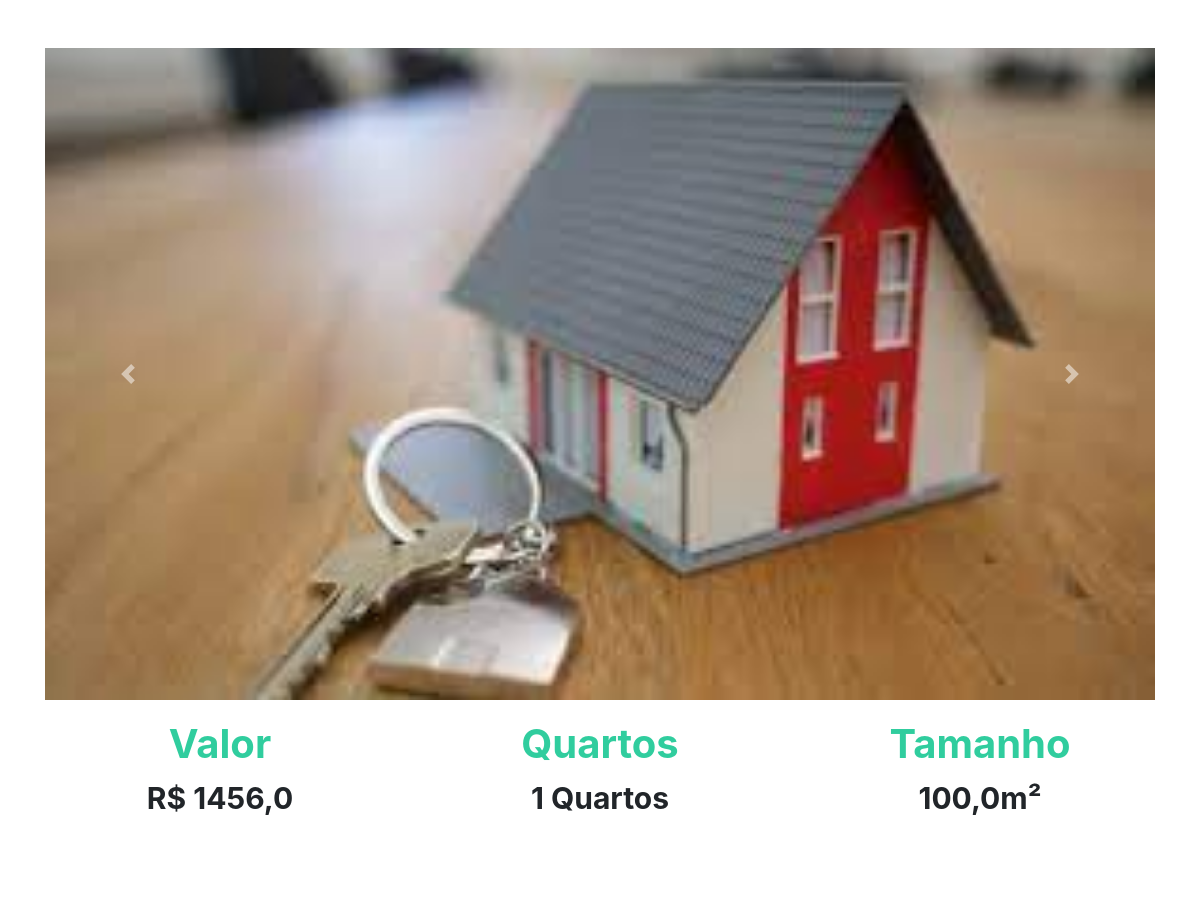
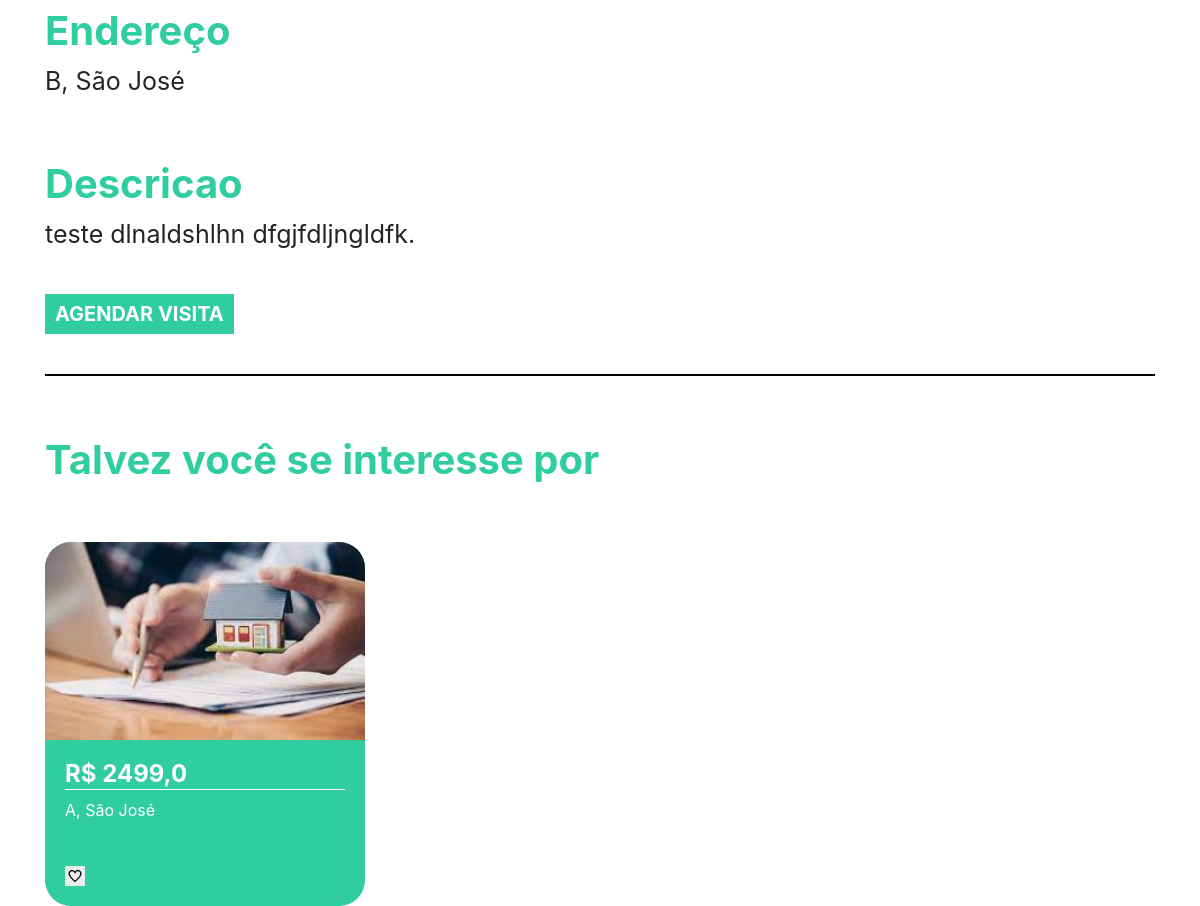
Page /imovel/2 on the committed database (2 pictures, top to bottom).
### plataforma/models.py (models this page shows, shortened)
class Imagem(models.Model):
    img = models.ImageField(upload_to='img')
    def __str__(self) -> str:
        return self.img.url

class Imovei(models.Model):
    choices = (('V', 'Venda'),
            ('A', 'Aluguel'))
    choices_imovel = (('A', 'Apartamento'),
            ('C', 'Casa'))
    imagens = models.ManyToManyField(Imagem)
    valor = models.FloatField()
    quartos = models.IntegerField()
    tamanho = models.FloatField()
    cidade = models.ForeignKey(Cidade, on_delete=models.DO_NOTHING)
    rua = models.CharField(max_length=50)
    tipo = models.CharField(max_length=1, choices=choices)
    tipo_imovel = models.CharField(max_length=1, choices=choices_imovel)
    numero = models.IntegerField()
    descricao = models.TextField()
    dias_visita = models.ManyToManyField(DiasVisita)
    horarios = models.ManyToManyField(Horario)

class Cidade(models.Model):
    nome = models.CharField(max_length=30)
    def __str__(self) -> str:
        return self.nome

### plataforma/views.py (the view)
# urls.py: path('imovel/<str:id>', views.imovel, name="imovel"),
def imovel(request, id):
    imovel = get_object_or_404(Imovei, id=id)
    sugestoes = Imovei.objects.filter(cidade=imovel.cidade).exclude(id=id)[:2]
    return render(request, 'imovel.html', {'imovel': imovel, 'sugestoes': sugestoes, 'id': id})

### plataforma/models.py (called while the page is built)
    def __str__(self) -> str:
        return self.dia

    def __str__(self) -> str:
        return str(self.horario)

### plataforma/templates/imovel.html (shortened to what this page needs)
{% extends 'base.html' %}
{% load static %}
{% block 'head' %}
<link rel="stylesheet" href="{% static 'plataforma/css/home.css' %}">
{% endblock  %}
{% block 'body' %}
    <div style="text-align: center" class="container">
        <br>
        <br>
        <div id="carouselExampleControls" class="carousel slide" data-ride="carousel">
            <div class="carousel-inner">
                {% for img in imovel.imagens.all  %}
                    <div class="carousel-item {% if forloop.first %} active {% endif %}" >
                        <img class="d-block w-100" src="{{img}}" alt="First slide">
                    </div>
                {% endfor %}
            </div>
        <a class="carousel-control-prev" href="#carouselExampleControls" role="button" data-slide="prev">
            <span class="carousel-control-prev-icon" aria-hidden="true"></span>
        </a>
        <a class="carousel-control-next" href="#carouselExampleControls" role="button" data-slide="next">
            <span class="carousel-control-next-icon" aria-hidden="true"></span>
        </a>
    </div>
        <div class="row">
            <div class="col-md">
                <h3 class="titulo_especificacao">Valor</h3>
                <p class="especificacao">R$ {{imovel.valor}}</p>
            </div>
            <div class="col-md">
                <h3 class="titulo_especificacao">Quartos</h3>
                <p class="especificacao">{{imovel.quartos}} Quartos</p>
            </div>
            <div class="col-md">
                <h3 class="titulo_especificacao">Tamanho</h3>
                <p class="especificacao">{{imovel.tamanho}}m²</p>
            </div>
        </div>
        <br>
        <br>
        <div style="text-align: left">
            <h3 class="titulo_especificacao">Endereço</h3>
            <p class="especificacao_endereco">{{imovel.rua}}, {{imovel.cidade }}</p>
        </div>
        <br>
        <div style="text-align: left">
            <h3 class="titulo_especificacao">Descricao</h3>
            <p class="especificacao_endereco">{{imovel.descricao}}</p>
            <br>
            <button class="btn_agendar_visita" data-toggle="modal" data-target="#exampleModal">AGENDAR VISITA</button>
            <br>
            <br>
        </div>
        <hr style="border: 1px solid black">
        <br>
        <div class="div_possivel_interesse">
            <h3 class="titulo_especificacao">Talvez você se interesse por</h3>
            <div class="row">
                {% for sugestao in sugestoes %}
                    <div class="col-md cont">
                        <div class="card_imovel">
                            <img class="img_capa_imovel" src="{{sugestao.imagens.all.0.img.url}}">
                            <div class="informacoes_imoveis">
                            <a class="a_none" href="{% url 'imovel' sugestao.id %}"><h4 class="valor">R$ {{sugestao.valor}}</h4></a>
                            <p>{{sugestao.rua}}, {{sugestao.cidade}}</p>
                            <br>
                            <img width="7%" src="{% static 'plataforma/img/heart.png' %}">
                            </div>
                        </div>
                    </div>
                {% endfor %}
            </div>
        </div>
    </div>
{% endblock  %}

### templates/static/plataforma/css/home.css (style rules this page uses)
.card_imovel { background-color: #30CD9E; width: 20rem; margin-top: 50px; border-radius: 26px; }
.img_capa_imovel { width: 100%; border-top-left-radius: 26px; border-top-right-radius: 26px; }
.informacoes_imoveis { padding: 20px; color: white; }
.valor { font-weight: bold; border-bottom: 1px solid white; }
.a_none { color: white; }
.titulo_especificacao { color: #30CD9E; font-weight: bold; margin-top: 20px; font-size: 40px; }
.especificacao { font-size: 30px; font-weight: bold; }
.especificacao_endereco { font-size: 25px; }
.btn_agendar_visita { border: none; background-color: #30CD9E; color: white; font-weight: bold; font-size: 20px; padding: 5px 10px 5px 10px; }
.div_possivel_interesse { text-align: left; }

### rows in the picture
Imagem: img (picture)
Imovei: valor "1456,0", quartos "1", tamanho "100,0", rua "B", cidade "São José", descricao "teste dlnaldshlhn dfgjfdljngldfk."
Imovei: imagens.all.0.img (picture), valor "2499,0", rua "A", cidade "São José"
